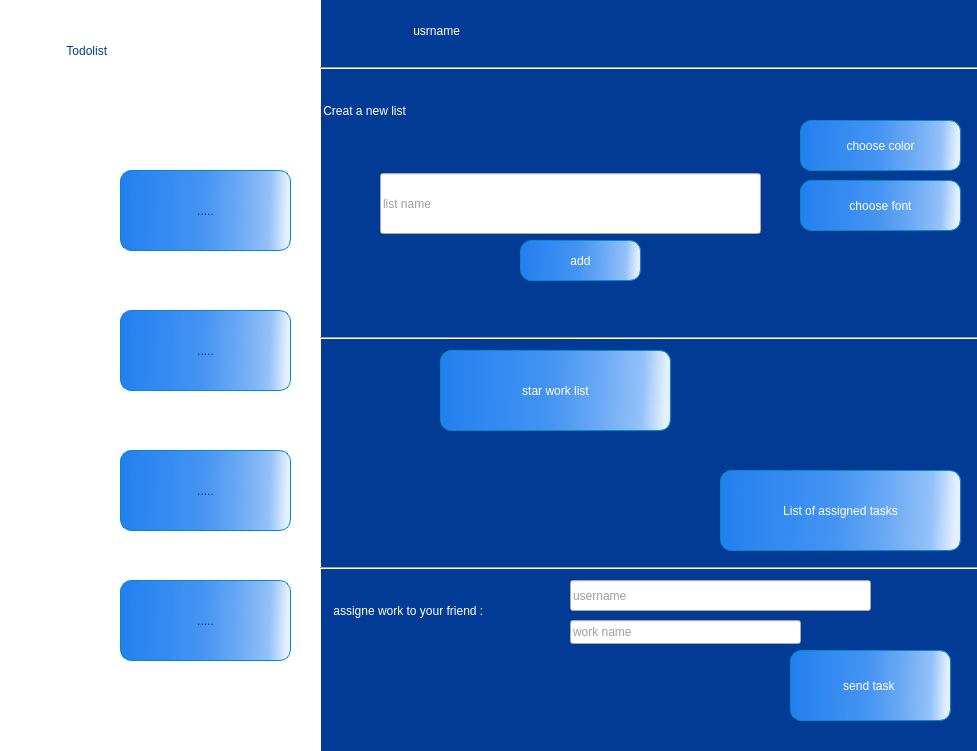
<?xml version="1.0" encoding="UTF-8"?>
<ui version="4.0">
 <class>listworks</class>
 <widget class="QMainWindow" name="listworks">
  <property name="geometry">
   <rect>
    <x>0</x>
    <y>0</y>
    <width>977</width>
    <height>751</height>
   </rect>
  </property>
  <property name="windowTitle">
   <string>MainWindow</string>
  </property>
  <widget class="QWidget" name="centralwidget">
   <widget class="QLabel" name="label_3">
    <property name="geometry">
     <rect>
      <x>310</x>
      <y>-50</y>
      <width>671</width>
      <height>811</height>
     </rect>
    </property>
    <property name="styleSheet">
     <string notr="true">background-color: rgb(1, 59, 149);</string>
    </property>
    <property name="text">
     <string/>
    </property>
   </widget>
   <widget class="QLabel" name="label_4">
    <property name="geometry">
     <rect>
      <x>0</x>
      <y>-10</y>
      <width>321</width>
      <height>761</height>
     </rect>
    </property>
    <property name="styleSheet">
     <string notr="true">background-color: rgb(255, 255, 255);</string>
    </property>
    <property name="text">
     <string/>
    </property>
   </widget>
   <widget class="QLabel" name="label">
    <property name="geometry">
     <rect>
      <x>50</x>
      <y>10</y>
      <width>161</width>
      <height>81</height>
     </rect>
    </property>
    <property name="styleSheet">
     <string notr="true">
font: 18pt &quot;Dast Nevis&quot;;
color: rgb(1, 59, 149);</string>
    </property>
    <property name="text">
     <string>     Todolist</string>
    </property>
   </widget>
   <widget class="QLabel" name="label_2">
    <property name="geometry">
     <rect>
      <x>-10</x>
      <y>-30</y>
      <width>121</width>
      <height>131</height>
     </rect>
    </property>
    <property name="styleSheet">
     <string notr="true">image: url(:/new/img/منابع پروژه/لوگو.png);</string>
    </property>
    <property name="text">
     <string/>
    </property>
   </widget>
   <widget class="QLabel" name="label_5">
    <property name="geometry">
     <rect>
      <x>400</x>
      <y>0</y>
      <width>351</width>
      <height>61</height>
     </rect>
    </property>
    <property name="styleSheet">
     <string notr="true">font: 10pt &quot;Dast Nevis&quot;;
color: rgb(255, 255, 255);</string>
    </property>
    <property name="text">
     <string>    usrname</string>
    </property>
   </widget>
   <widget class="QLabel" name="label_6">
    <property name="geometry">
     <rect>
      <x>10</x>
      <y>160</y>
      <width>101</width>
      <height>101</height>
     </rect>
    </property>
    <property name="styleSheet">
     <string notr="true">image: url(:/new/img/منابع پروژه/tasks.png);</string>
    </property>
    <property name="text">
     <string/>
    </property>
   </widget>
   <widget class="QLabel" name="label_7">
    <property name="geometry">
     <rect>
      <x>10</x>
      <y>430</y>
      <width>101</width>
      <height>101</height>
     </rect>
    </property>
    <property name="styleSheet">
     <string notr="true">image: url(:/new/img/منابع پروژه/tasks.png);</string>
    </property>
    <property name="text">
     <string/>
    </property>
   </widget>
   <widget class="QLabel" name="label_8">
    <property name="geometry">
     <rect>
      <x>10</x>
      <y>300</y>
      <width>101</width>
      <height>101</height>
     </rect>
    </property>
    <property name="styleSheet">
     <string notr="true">image: url(:/new/img/منابع پروژه/tasks.png);</string>
    </property>
    <property name="text">
     <string/>
    </property>
   </widget>
   <widget class="QLabel" name="label_9">
    <property name="geometry">
     <rect>
      <x>10</x>
      <y>560</y>
      <width>101</width>
      <height>101</height>
     </rect>
    </property>
    <property name="styleSheet">
     <string notr="true">image: url(:/new/img/منابع پروژه/tasks.png);</string>
    </property>
    <property name="text">
     <string/>
    </property>
   </widget>
   <widget class="QPushButton" name="pushButton_list1">
    <property name="geometry">
     <rect>
      <x>120</x>
      <y>170</y>
      <width>171</width>
      <height>81</height>
     </rect>
    </property>
    <property name="cursor">
     <cursorShape>OpenHandCursor</cursorShape>
    </property>
    <property name="styleSheet">
     <string notr="true">color: rgb(1, 59, 149);

background-color: qlineargradient(spread:pad, x1:0.00480769, y1:0.501, x2:0.981, y2:0.517, stop:0.00480769 rgba(36, 128, 239, 255), stop:0.490385 rgba(69, 148, 242, 255), stop:0.697115 rgba(105, 168, 244, 255), stop:0.894231 rgba(148, 193, 248, 255), stop:1 rgba(230, 241, 254, 255));
display: inline-block;
  -webkit-box-sizing: content-box;
  -moz-box-sizing: content-box;
  box-sizing: content-box;
padding: 10px 20px;
  border: 1px solid #018dc4;
  -webkit-border-radius: 11px;
  border-radius: 11px;
  -o-text-overflow: clip;
  text-overflow: clip;

font: 12pt &quot;Dast Nevis&quot;;</string>
    </property>
    <property name="text">
     <string>.....</string>
    </property>
   </widget>
   <widget class="QPushButton" name="pushButton_list2">
    <property name="geometry">
     <rect>
      <x>120</x>
      <y>310</y>
      <width>171</width>
      <height>81</height>
     </rect>
    </property>
    <property name="cursor">
     <cursorShape>OpenHandCursor</cursorShape>
    </property>
    <property name="styleSheet">
     <string notr="true">color: rgb(1, 59, 149);

background-color: qlineargradient(spread:pad, x1:0.00480769, y1:0.501, x2:0.981, y2:0.517, stop:0.00480769 rgba(36, 128, 239, 255), stop:0.490385 rgba(69, 148, 242, 255), stop:0.697115 rgba(105, 168, 244, 255), stop:0.894231 rgba(148, 193, 248, 255), stop:1 rgba(230, 241, 254, 255));
display: inline-block;
  -webkit-box-sizing: content-box;
  -moz-box-sizing: content-box;
  box-sizing: content-box;
padding: 10px 20px;
  border: 1px solid #018dc4;
  -webkit-border-radius: 11px;
  border-radius: 11px;
  -o-text-overflow: clip;
  text-overflow: clip;

font: 12pt &quot;Dast Nevis&quot;;</string>
    </property>
    <property name="text">
     <string>.....</string>
    </property>
   </widget>
   <widget class="QPushButton" name="pushButton_list3">
    <property name="geometry">
     <rect>
      <x>120</x>
      <y>450</y>
      <width>171</width>
      <height>81</height>
     </rect>
    </property>
    <property name="cursor">
     <cursorShape>OpenHandCursor</cursorShape>
    </property>
    <property name="styleSheet">
     <string notr="true">color: rgb(1, 59, 149);

background-color: qlineargradient(spread:pad, x1:0.00480769, y1:0.501, x2:0.981, y2:0.517, stop:0.00480769 rgba(36, 128, 239, 255), stop:0.490385 rgba(69, 148, 242, 255), stop:0.697115 rgba(105, 168, 244, 255), stop:0.894231 rgba(148, 193, 248, 255), stop:1 rgba(230, 241, 254, 255));
display: inline-block;
  -webkit-box-sizing: content-box;
  -moz-box-sizing: content-box;
  box-sizing: content-box;
padding: 10px 20px;
  border: 1px solid #018dc4;
  -webkit-border-radius: 11px;
  border-radius: 11px;
  -o-text-overflow: clip;
  text-overflow: clip;

font: 12pt &quot;Dast Nevis&quot;;</string>
    </property>
    <property name="text">
     <string>.....</string>
    </property>
   </widget>
   <widget class="QPushButton" name="pushButton_list4">
    <property name="geometry">
     <rect>
      <x>120</x>
      <y>580</y>
      <width>171</width>
      <height>81</height>
     </rect>
    </property>
    <property name="cursor">
     <cursorShape>OpenHandCursor</cursorShape>
    </property>
    <property name="styleSheet">
     <string notr="true">color: rgb(1, 59, 149);

background-color: qlineargradient(spread:pad, x1:0.00480769, y1:0.501, x2:0.981, y2:0.517, stop:0.00480769 rgba(36, 128, 239, 255), stop:0.490385 rgba(69, 148, 242, 255), stop:0.697115 rgba(105, 168, 244, 255), stop:0.894231 rgba(148, 193, 248, 255), stop:1 rgba(230, 241, 254, 255));
display: inline-block;
  -webkit-box-sizing: content-box;
  -moz-box-sizing: content-box;
  box-sizing: content-box;
padding: 10px 20px;
  border: 1px solid #018dc4;
  -webkit-border-radius: 11px;
  border-radius: 11px;
  -o-text-overflow: clip;
  text-overflow: clip;

font: 12pt &quot;Dast Nevis&quot;;</string>
    </property>
    <property name="text">
     <string>.....</string>
    </property>
   </widget>
   <widget class="QLabel" name="label_10">
    <property name="geometry">
     <rect>
      <x>300</x>
      <y>70</y>
      <width>291</width>
      <height>81</height>
     </rect>
    </property>
    <property name="styleSheet">
     <string notr="true">font: 14pt &quot;Dast Nevis&quot;;
color: rgb(255, 255, 255);</string>
    </property>
    <property name="text">
     <string>       Creat a new list</string>
    </property>
   </widget>
   <widget class="Line" name="line">
    <property name="geometry">
     <rect>
      <x>320</x>
      <y>60</y>
      <width>661</width>
      <height>16</height>
     </rect>
    </property>
    <property name="orientation">
     <enum>Qt::Horizontal</enum>
    </property>
   </widget>
   <widget class="QPushButton" name="pushButton_color">
    <property name="geometry">
     <rect>
      <x>800</x>
      <y>120</y>
      <width>161</width>
      <height>51</height>
     </rect>
    </property>
    <property name="cursor">
     <cursorShape>OpenHandCursor</cursorShape>
    </property>
    <property name="styleSheet">
     <string notr="true">color: rgb(255, 255, 255);

background-color: qlineargradient(spread:pad, x1:0.00480769, y1:0.501, x2:0.981, y2:0.517, stop:0.00480769 rgba(36, 128, 239, 255), stop:0.490385 rgba(69, 148, 242, 255), stop:0.697115 rgba(105, 168, 244, 255), stop:0.894231 rgba(148, 193, 248, 255), stop:1 rgba(230, 241, 254, 255));
display: inline-block;
  -webkit-box-sizing: content-box;
  -moz-box-sizing: content-box;
  box-sizing: content-box;
padding: 10px 20px;
  border: 1px solid #018dc4;
  -webkit-border-radius: 11px;
  border-radius: 11px;
  -o-text-overflow: clip;
  text-overflow: clip;

font: 12pt &quot;Dast Nevis&quot;;</string>
    </property>
    <property name="text">
     <string>choose color</string>
    </property>
   </widget>
   <widget class="QPushButton" name="pushButton_font">
    <property name="geometry">
     <rect>
      <x>800</x>
      <y>180</y>
      <width>161</width>
      <height>51</height>
     </rect>
    </property>
    <property name="cursor">
     <cursorShape>OpenHandCursor</cursorShape>
    </property>
    <property name="styleSheet">
     <string notr="true">color: rgb(255, 255, 255);

background-color: qlineargradient(spread:pad, x1:0.00480769, y1:0.501, x2:0.981, y2:0.517, stop:0.00480769 rgba(36, 128, 239, 255), stop:0.490385 rgba(69, 148, 242, 255), stop:0.697115 rgba(105, 168, 244, 255), stop:0.894231 rgba(148, 193, 248, 255), stop:1 rgba(230, 241, 254, 255));
display: inline-block;
  -webkit-box-sizing: content-box;
  -moz-box-sizing: content-box;
  box-sizing: content-box;
padding: 10px 20px;
  border: 1px solid #018dc4;
  -webkit-border-radius: 11px;
  border-radius: 11px;
  -o-text-overflow: clip;
  text-overflow: clip;

font: 12pt &quot;Dast Nevis&quot;;</string>
    </property>
    <property name="text">
     <string>choose font</string>
    </property>
   </widget>
   <widget class="QLineEdit" name="lineEdit_listname">
    <property name="geometry">
     <rect>
      <x>380</x>
      <y>173</y>
      <width>381</width>
      <height>61</height>
     </rect>
    </property>
    <property name="styleSheet">
     <string notr="true">
font: 12pt &quot;Oswald&quot;;
color: rgb(61, 61, 61);</string>
    </property>
    <property name="placeholderText">
     <string>list name</string>
    </property>
   </widget>
   <widget class="QLabel" name="label_11">
    <property name="geometry">
     <rect>
      <x>320</x>
      <y>0</y>
      <width>81</width>
      <height>61</height>
     </rect>
    </property>
    <property name="styleSheet">
     <string notr="true">image: url(:/new/img/منابع پروژه/profile.png);</string>
    </property>
    <property name="text">
     <string/>
    </property>
   </widget>
   <widget class="Line" name="line_2">
    <property name="geometry">
     <rect>
      <x>320</x>
      <y>330</y>
      <width>661</width>
      <height>16</height>
     </rect>
    </property>
    <property name="orientation">
     <enum>Qt::Horizontal</enum>
    </property>
   </widget>
   <widget class="QPushButton" name="pushButton_addlist">
    <property name="geometry">
     <rect>
      <x>520</x>
      <y>240</y>
      <width>121</width>
      <height>41</height>
     </rect>
    </property>
    <property name="cursor">
     <cursorShape>OpenHandCursor</cursorShape>
    </property>
    <property name="styleSheet">
     <string notr="true">color: rgb(255, 255, 255);

background-color: qlineargradient(spread:pad, x1:0.00480769, y1:0.501, x2:0.981, y2:0.517, stop:0.00480769 rgba(36, 128, 239, 255), stop:0.490385 rgba(69, 148, 242, 255), stop:0.697115 rgba(105, 168, 244, 255), stop:0.894231 rgba(148, 193, 248, 255), stop:1 rgba(230, 241, 254, 255));
display: inline-block;
  -webkit-box-sizing: content-box;
  -moz-box-sizing: content-box;
  box-sizing: content-box;
padding: 10px 20px;
  border: 1px solid #018dc4;
  -webkit-border-radius: 11px;
  border-radius: 11px;
  -o-text-overflow: clip;
  text-overflow: clip;

font: 12pt &quot;Dast Nevis&quot;;</string>
    </property>
    <property name="text">
     <string>add</string>
    </property>
   </widget>
   <widget class="QLabel" name="label_12">
    <property name="geometry">
     <rect>
      <x>330</x>
      <y>340</y>
      <width>101</width>
      <height>101</height>
     </rect>
    </property>
    <property name="styleSheet">
     <string notr="true">image: url(:/new/img/منابع پروژه/tasks.png);</string>
    </property>
    <property name="text">
     <string/>
    </property>
   </widget>
   <widget class="QPushButton" name="pushButton_starlist">
    <property name="geometry">
     <rect>
      <x>440</x>
      <y>350</y>
      <width>231</width>
      <height>81</height>
     </rect>
    </property>
    <property name="cursor">
     <cursorShape>OpenHandCursor</cursorShape>
    </property>
    <property name="styleSheet">
     <string notr="true">color: rgb(255, 255, 255);

background-color: qlineargradient(spread:pad, x1:0.00480769, y1:0.501, x2:0.981, y2:0.517, stop:0.00480769 rgba(36, 128, 239, 255), stop:0.490385 rgba(69, 148, 242, 255), stop:0.697115 rgba(105, 168, 244, 255), stop:0.894231 rgba(148, 193, 248, 255), stop:1 rgba(230, 241, 254, 255));
display: inline-block;
  -webkit-box-sizing: content-box;
  -moz-box-sizing: content-box;
  box-sizing: content-box;
padding: 10px 20px;
  border: 1px solid #018dc4;
  -webkit-border-radius: 11px;
  border-radius: 11px;
  -o-text-overflow: clip;
  text-overflow: clip;

font: 12pt &quot;Dast Nevis&quot;;</string>
    </property>
    <property name="text">
     <string>star work list</string>
    </property>
   </widget>
   <widget class="QLabel" name="label_13">
    <property name="geometry">
     <rect>
      <x>540</x>
      <y>960</y>
      <width>101</width>
      <height>101</height>
     </rect>
    </property>
    <property name="styleSheet">
     <string notr="true">image: url(:/new/img/منابع پروژه/tasks.png);</string>
    </property>
    <property name="text">
     <string/>
    </property>
   </widget>
   <widget class="QPushButton" name="pushButton_9">
    <property name="geometry">
     <rect>
      <x>650</x>
      <y>970</y>
      <width>171</width>
      <height>81</height>
     </rect>
    </property>
    <property name="cursor">
     <cursorShape>OpenHandCursor</cursorShape>
    </property>
    <property name="text">
     <string>star work list</string>
    </property>
   </widget>
   <widget class="QPushButton" name="pushButton_assigned">
    <property name="geometry">
     <rect>
      <x>720</x>
      <y>470</y>
      <width>241</width>
      <height>81</height>
     </rect>
    </property>
    <property name="cursor">
     <cursorShape>OpenHandCursor</cursorShape>
    </property>
    <property name="mouseTracking">
     <bool>false</bool>
    </property>
    <property name="styleSheet">
     <string notr="true">color: rgb(255, 255, 255);

background-color: qlineargradient(spread:pad, x1:0.00480769, y1:0.501, x2:0.981, y2:0.517, stop:0.00480769 rgba(36, 128, 239, 255), stop:0.490385 rgba(69, 148, 242, 255), stop:0.697115 rgba(105, 168, 244, 255), stop:0.894231 rgba(148, 193, 248, 255), stop:1 rgba(230, 241, 254, 255));
display: inline-block;
  -webkit-box-sizing: content-box;
  -moz-box-sizing: content-box;
  box-sizing: content-box;
padding: 10px 20px;
  border: 1px solid #018dc4;
  -webkit-border-radius: 11px;
  border-radius: 11px;
  -o-text-overflow: clip;
  text-overflow: clip;

font: 12pt &quot;Dast Nevis&quot;;</string>
    </property>
    <property name="text">
     <string>List of assigned tasks</string>
    </property>
   </widget>
   <widget class="QLabel" name="label_15">
    <property name="geometry">
     <rect>
      <x>610</x>
      <y>450</y>
      <width>101</width>
      <height>101</height>
     </rect>
    </property>
    <property name="styleSheet">
     <string notr="true">image: url(:/new/img/منابع پروژه/tasks.png);</string>
    </property>
    <property name="text">
     <string/>
    </property>
   </widget>
   <widget class="Line" name="line_3">
    <property name="geometry">
     <rect>
      <x>320</x>
      <y>560</y>
      <width>661</width>
      <height>16</height>
     </rect>
    </property>
    <property name="orientation">
     <enum>Qt::Horizontal</enum>
    </property>
   </widget>
   <widget class="QLabel" name="label_14">
    <property name="geometry">
     <rect>
      <x>330</x>
      <y>570</y>
      <width>221</width>
      <height>81</height>
     </rect>
    </property>
    <property name="styleSheet">
     <string notr="true">font: 10pt &quot;Dast Nevis&quot;;
color: rgb(255, 255, 255);</string>
    </property>
    <property name="text">
     <string> assigne work to your friend :</string>
    </property>
   </widget>
   <widget class="QLineEdit" name="lineEdit_username">
    <property name="geometry">
     <rect>
      <x>570</x>
      <y>580</y>
      <width>301</width>
      <height>31</height>
     </rect>
    </property>
    <property name="styleSheet">
     <string notr="true">font: 8pt &quot;Dast Nevis&quot;;
color: rgb(61, 61, 61);</string>
    </property>
    <property name="placeholderText">
     <string>username</string>
    </property>
   </widget>
   <widget class="QLineEdit" name="lineEdit_workname">
    <property name="geometry">
     <rect>
      <x>570</x>
      <y>620</y>
      <width>231</width>
      <height>24</height>
     </rect>
    </property>
    <property name="styleSheet">
     <string notr="true">font: 8pt &quot;Dast Nevis&quot;;
color: rgb(61, 61, 61);</string>
    </property>
    <property name="placeholderText">
     <string>work name</string>
    </property>
   </widget>
   <widget class="QPushButton" name="pushButton_sendtask">
    <property name="geometry">
     <rect>
      <x>790</x>
      <y>650</y>
      <width>161</width>
      <height>71</height>
     </rect>
    </property>
    <property name="cursor">
     <cursorShape>OpenHandCursor</cursorShape>
    </property>
    <property name="styleSheet">
     <string notr="true">color: rgb(255, 255, 255);

background-color: qlineargradient(spread:pad, x1:0.00480769, y1:0.501, x2:0.981, y2:0.517, stop:0.00480769 rgba(36, 128, 239, 255), stop:0.490385 rgba(69, 148, 242, 255), stop:0.697115 rgba(105, 168, 244, 255), stop:0.894231 rgba(148, 193, 248, 255), stop:1 rgba(230, 241, 254, 255));
display: inline-block;
  -webkit-box-sizing: content-box;
  -moz-box-sizing: content-box;
  box-sizing: content-box;
padding: 10px 20px;
  border: 1px solid #018dc4;
  -webkit-border-radius: 11px;
  border-radius: 11px;
  -o-text-overflow: clip;
  text-overflow: clip;

font: 12pt &quot;Dast Nevis&quot;;</string>
    </property>
    <property name="text">
     <string>send task </string>
    </property>
   </widget>
   <widget class="QLabel" name="label_eror">
    <property name="geometry">
     <rect>
      <x>340</x>
      <y>250</y>
      <width>171</width>
      <height>20</height>
     </rect>
    </property>
    <property name="styleSheet">
     <string notr="true">font: 8pt &quot;Dast Nevis&quot;;
color: rgb(255, 255, 255);</string>
    </property>
    <property name="text">
     <string/>
    </property>
   </widget>
   <zorder>label_3</zorder>
   <zorder>label_4</zorder>
   <zorder>label_2</zorder>
   <zorder>label</zorder>
   <zorder>label_5</zorder>
   <zorder>label_6</zorder>
   <zorder>label_7</zorder>
   <zorder>label_8</zorder>
   <zorder>label_9</zorder>
   <zorder>pushButton_list1</zorder>
   <zorder>pushButton_list2</zorder>
   <zorder>pushButton_list3</zorder>
   <zorder>pushButton_list4</zorder>
   <zorder>label_10</zorder>
   <zorder>line</zorder>
   <zorder>pushButton_color</zorder>
   <zorder>pushButton_font</zorder>
   <zorder>lineEdit_listname</zorder>
   <zorder>label_11</zorder>
   <zorder>line_2</zorder>
   <zorder>pushButton_addlist</zorder>
   <zorder>label_12</zorder>
   <zorder>pushButton_starlist</zorder>
   <zorder>label_13</zorder>
   <zorder>pushButton_9</zorder>
   <zorder>pushButton_assigned</zorder>
   <zorder>label_15</zorder>
   <zorder>line_3</zorder>
   <zorder>label_14</zorder>
   <zorder>lineEdit_username</zorder>
   <zorder>lineEdit_workname</zorder>
   <zorder>pushButton_sendtask</zorder>
   <zorder>label_eror</zorder>
  </widget>
 </widget>
 <resources/>
 <connections/>
</ui>
